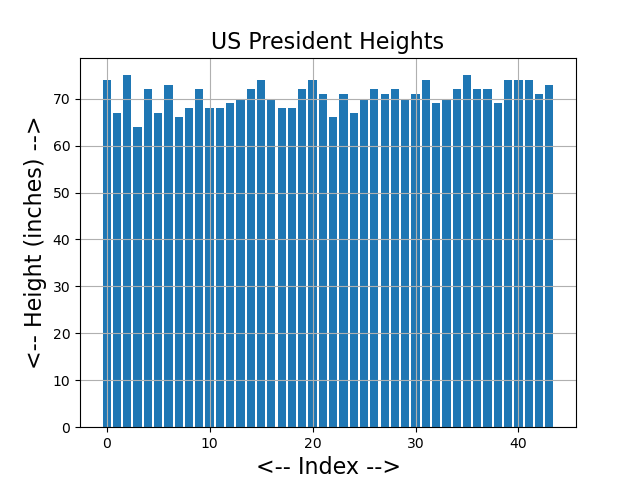

Source code (Python):
#! /usr/bin/env python3
#
def president_heights_bar ( ):

#*****************************************************************************80
#
## president_heights_bar() makes a bar plot of Presidential heights.
#
#  Licensing:
#
#    This code is distributed under the MIT license.
#
#  Modified:
#
#    22 April 2019
#
#  Author:
#
#    John Burkardt
#
  import matplotlib
  import matplotlib.pyplot as plt
  import numpy as np
  import platform

  print ( '' )
  print ( 'president_heights_bar():' )
  print ( '  python version:     ' + platform.python_version ( ) )
  print ( '  numpy version:      ' + np.version.version )
  print ( '  matplotlib version: ' + matplotlib.__version__ )
  print ( '  Create a bar plot of the height in inches of US presidents.' )
#
#  Read the values from the file.
#
  filename = 'president_heights_data.txt'
  data = np.loadtxt ( filename )
  height = data[:]
  n = len ( height )
  index = np.arange ( n )
#
#  Create the bar plot.
#
  plt.bar ( index, height )
  plt.grid ( True )
  plt.title ( 'US President Heights', fontsize = 16 )
  plt.xlabel ( '<-- Index -->', fontsize = 16 )
  plt.ylabel ( '<-- Height (inches) -->', fontsize = 16 )
  filename = 'president_heights_bar.png'
  plt.savefig ( filename )
  plt.show ( block = False )
  plt.close ( )

  print ( '' )
  print ( '  Graphics saved as "' + filename + '"' )
#
#  Terminate.
#
  print ( '' )
  print ( 'president_heights_bar():' )
  print ( '  Normal end of execution.' )
  return

def timestamp ( ):

#*****************************************************************************80
#
## timestamp() prints the date as a timestamp.
#
#  Licensing:
#
#    This code is distributed under the MIT license. 
#
#  Modified:
#
#    06 April 2013
#
#  Author:
#
#    John Burkardt
#
  import time

  t = time.time ( )
  print ( time.ctime ( t ) )

  return

if ( __name__ == '__main__' ):
  timestamp ( )
  president_heights_bar ( )
  timestamp ( )
